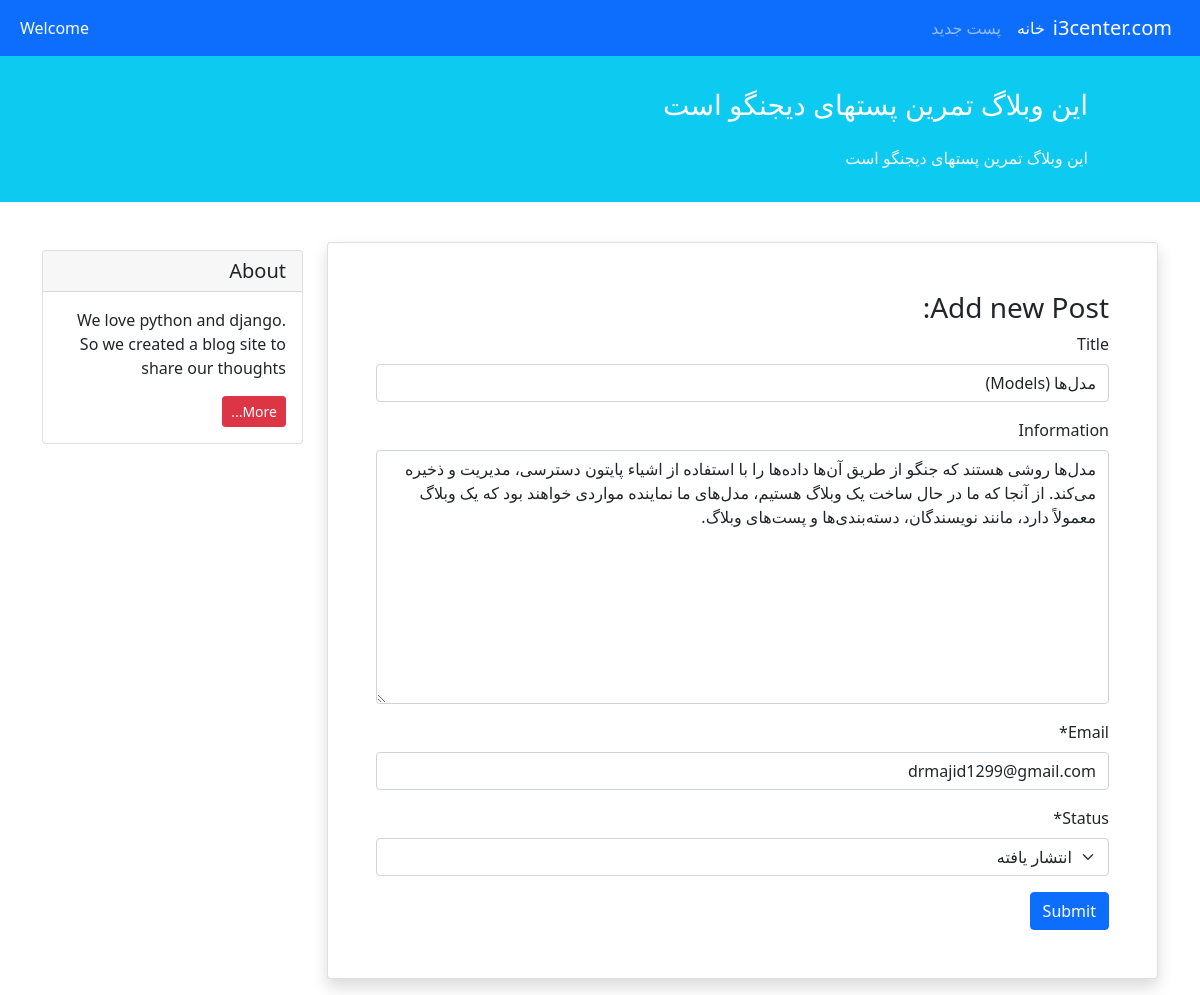
The app's page /update/2/ with its own data.
### home/models.py (models this page shows, shortened)
class Post(models.Model):
    STATUS =(
        ('pub' , 'انتشار یافته'),
        ('drf' , 'پیش نمایش'),
    )
    title = models.CharField(max_length=50,null=True,blank=True)
    information = models.TextField(max_length=500,null=True,blank=True)
    datetime_create = models.DateTimeField(auto_now_add=True)
    datetime_update = models.DateTimeField(auto_now=True)
    status = models.CharField(choices=STATUS , max_length=3)
    email = models.EmailField(max_length=50)

### home/views.py (the view)
# urls.py: path('update/<int:id>/' , views.update_post , name='update_post') ,
def update_post(request,id):
    post=get_object_or_404(Post, id=id)
    form = NewPostForm(request.POST or None,instance=post)
    if form.is_valid():
        form.save()
        return redirect('home:show')
    return render(request,'create_post.html',{'form':form})

### home/forms.py
class NewPostForm(forms.ModelForm):
    class Meta:
        model = Post
        fields = ['title', 'information', 'email', 'status']
    def __init__(self, *args, **kwargs):
        super().__init__(*args, **kwargs)
        self.helper = FormHelper()
        self.helper.form_method = 'post'
        self.helper.layout = Layout(
            FloatingField('title'),
            FloatingField('information'),
            FloatingField('email'),
            FloatingField('status'),
            Submit('submit', 'Submit')
        )

### templates/create_post.html (shortened to what this page needs)
{% extends '_base.html' %}
{% load crispy_forms_tags %}
{% block content %}
     <div class="card shadow my-3 p-5">
                <h3>Add new Post:</h3>
                <form method="POST">
                    {{ form|crispy }}
                    <button type="submit" class="btn btn-primary">Submit</button>
                </form>
            </div>
{% endblock %}

### records on screen
Post: title "مدل‌ها (Models)", information "مدل‌ها روشی هستند که جنگو از طریق آن‌ها داده‌ها را با استفاده از اشیاء پایتون دسترسی، مدیریت و ذخیره می‌کند. از آنجا که ما در حال ساخت یک وبلاگ هستیم، مدل‌های ما نماینده مواردی خواهند بود که یک وبلاگ معمولاً دارد، مانند نویسندگان، دسته‌بندی‌ها و پست‌های وبلاگ.", email "drmajid1299@gmail.com", status "انتشار یافته"
